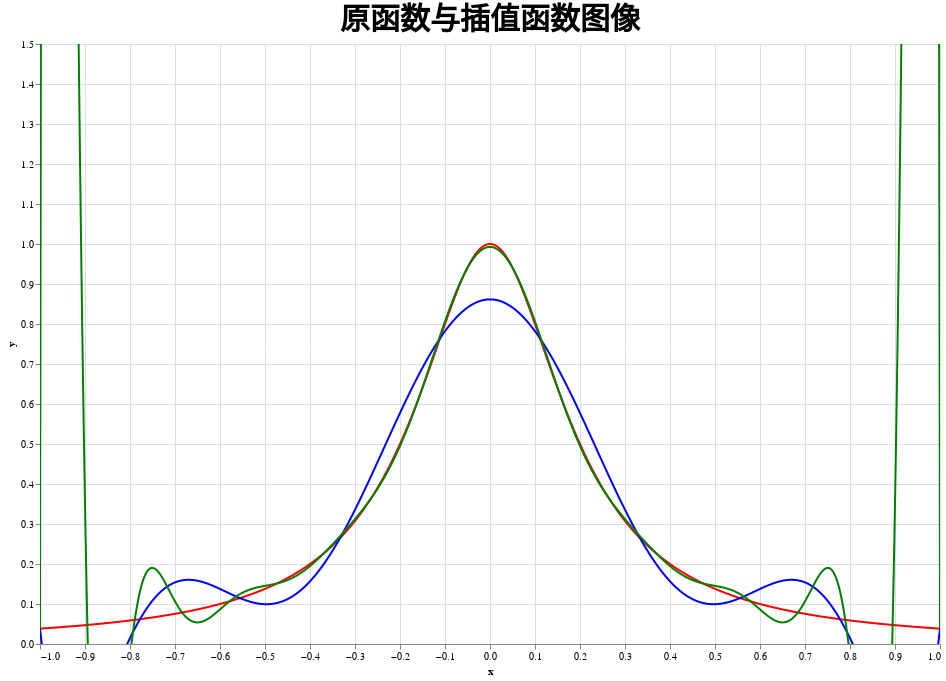

Notebook code for this chart:
### Code cell
alt.layer(chart1, chart2, chart3).properties(
    width=900, height=600, title=alt.TitleParams(text='原函数与插值函数图像', font='楷体', fontSize=30)
)

### Figure 1 — Vega-Lite specification as saved in the notebook (floating-point values rounded to 4 significant figures; data arrays with more than 128 entries replaced by an {"elided": "..."} marker saying what was removed)
{"config": {"view": {"continuousWidth": 300, "continuousHeight": 300}}, "layer": [{"mark": {"type": "line", "clip": true, "color": "red"}, "encoding": {"x": {"field": "x", "type": "quantitative"}, "y": {"axis": {"title": "y"}, "field": "f(x)", "scale": {"domain": [0, 1.5]}, "type": "quantitative"}}}, {"mark": {"type": "line", "clip": true, "color": "blue"}, "encoding": {"x": {"field": "x", "type": "quantitative"}, "y": {"axis": {"title": "y"}, "field": "n=10", "scale": {"domain": [0, 1.5]}, "type": "quantitative"}}}, {"mark": {"type": "line", "clip": true, "color": "green"}, "encoding": {"x": {"field": "x", "type": "quantitative"}, "y": {"axis": {"title": "y"}, "field": "n=20", "scale": {"domain": [0, 1.5]}, "type": "quantitative"}}}], "data": {"name": "data-9ee208dc56d7147851deaf85d6908af7"}, "height": 600, "title": {"text": "原函数与插值函数图像", "font": "楷体", "fontSize": 30}, "width": 900, "$schema": "https://vega.github.io/schema/vega-lite/v5.6.1.json", "datasets": {"data-9ee208dc56d7147851deaf85d6908af7": {"elided": "10000 records"}}}
